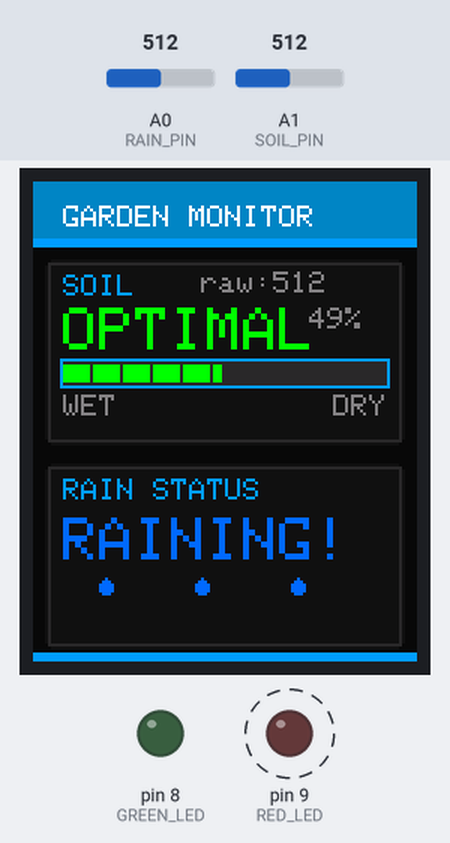
Bench run of a sketch on a simulated Arduino Uno, built with avr-gcc and run on an emulated ATmega328P. On the bench: 128×160 colour display, output pins drawn as LEDs (lit = HIGH). Dashed ring = blinking. The inputs (shaded band) are chosen by the test bench; at power-on: A1 (SOIL_PIN) = 512, A0 (RAIN_PIN) = 512. Pins used as bus, display or sensor lines are not drawn; what the sketch prints to the serial monitor is not drawn.

Above: at 3.1 s.
3.2 s: A1 (SOIL_PIN) set to 586
At 5.9 s:
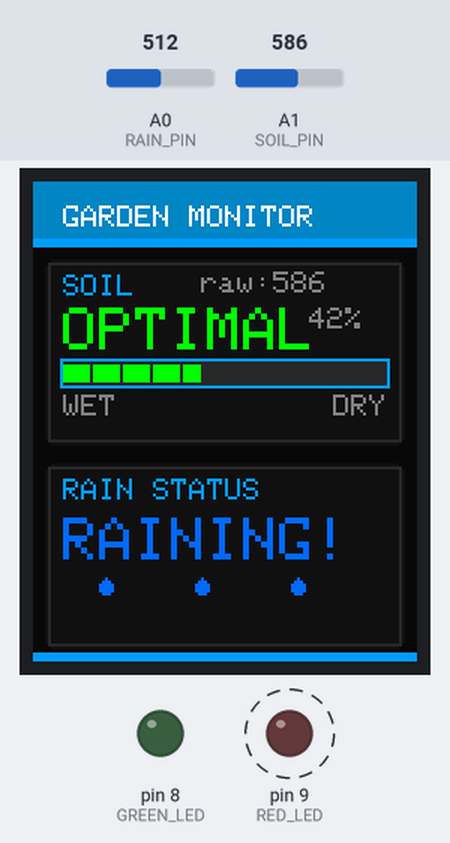
6.4 s: A1 (SOIL_PIN) set to 611
At 10.0 s:
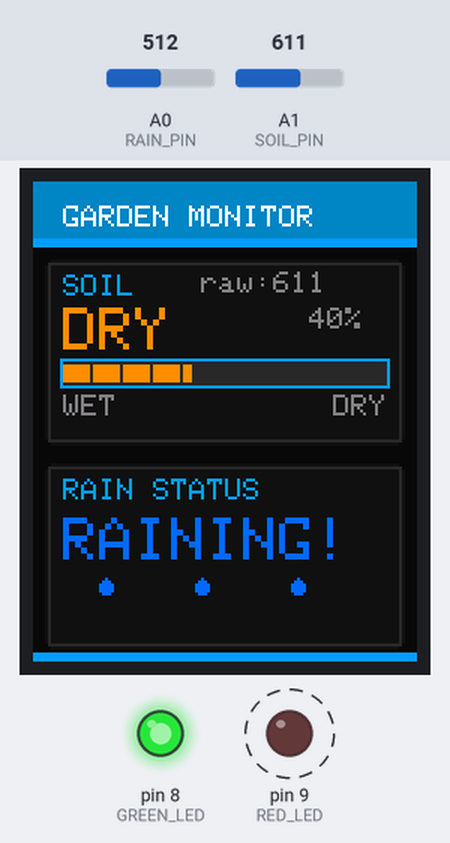
10.7 s: A0 (RAIN_PIN) set to 108
13.3 s: A0 (RAIN_PIN) set to 93
At 15.8 s:
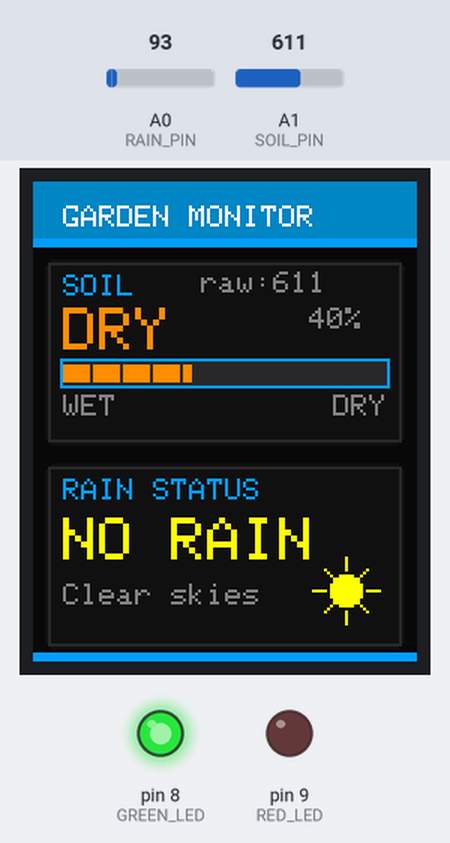
16.1 s: A1 (SOIL_PIN) set to 511
At 17.8 s:
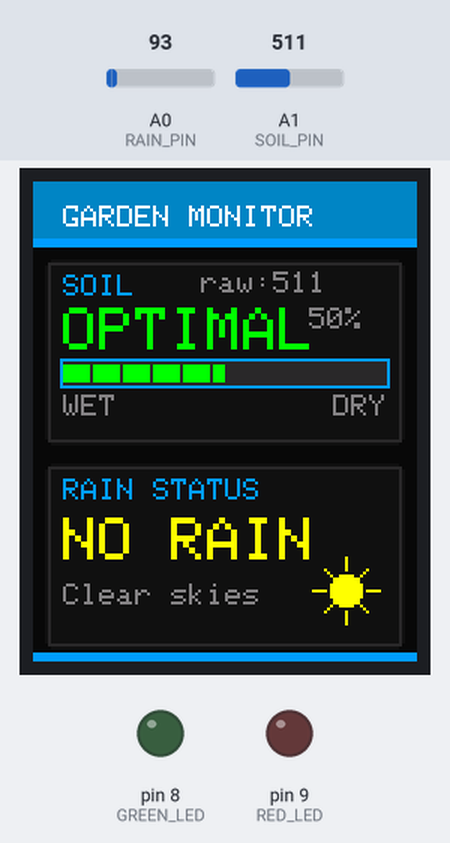
18.1 s: A1 (SOIL_PIN) set to 311
At 19.1 s:
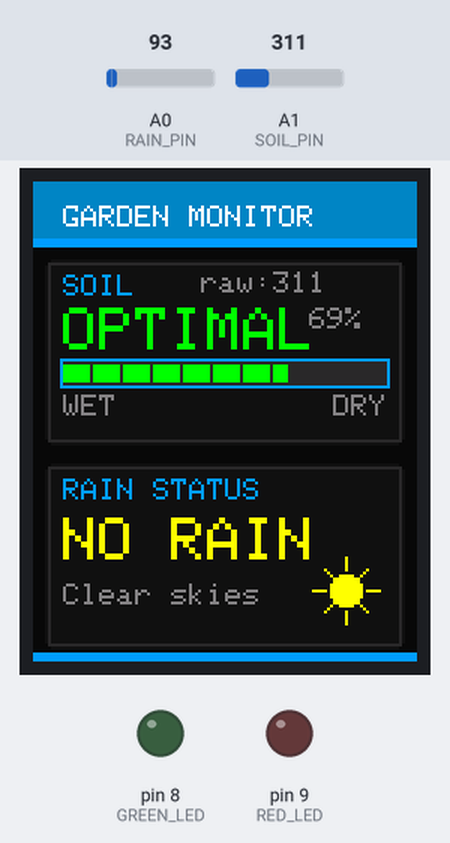
20.1 s: A1 (SOIL_PIN) set to 282
At 21.4 s:
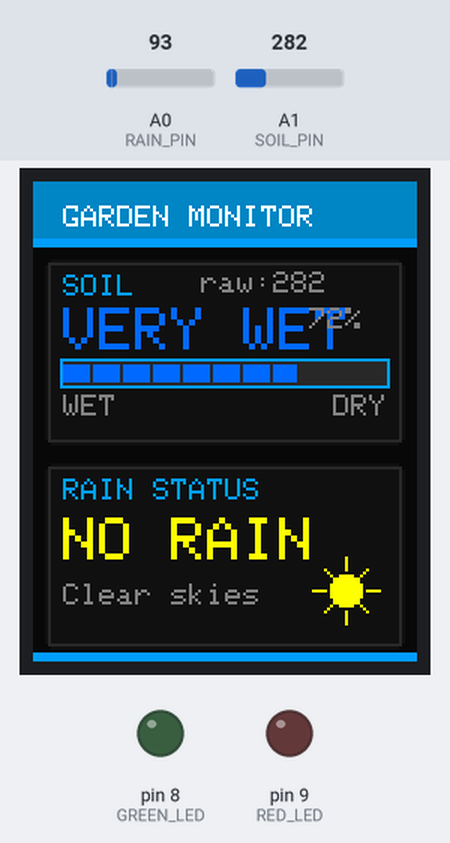
Timing chart, 0 to 23.1 s (numbered marks = the images above; inputs shaded):
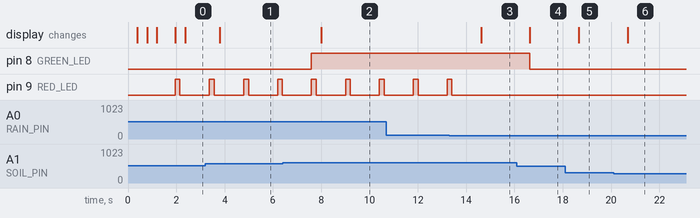

The sketch:

blp_sys_4.ino
```cpp
#include <Adafruit_GFX.h>      // includes the graphics library for drawing shapes and text
#include <Adafruit_ST7735.h>   // includes the library for the ST7735 TFT display
#include <SPI.h>               // includes the SPI library for communication with the display
#include <math.h>              // includes the math library for cos/sin functions used in drawing the sun

// --- Pin Definitions ---
#define RAIN_PIN      A0       // rain sensor is connected to analog pin A0
#define SOIL_PIN      A1       // soil moisture sensor is connected to analog pin A1
#define GREEN_LED     8        // green LED is connected to digital pin 8
#define RED_LED       9        // red LED is connected to digital pin 9
#define TFT_CS        10       // TFT chip select pin is connected to digital pin 10
#define TFT_DC        7        // TFT data/command pin is connected to digital pin 7
#define TFT_RST       6        // TFT reset pin is connected to digital pin 6

// --- Thresholds ---
#define RAIN_THRESHOLD  100    // if rain sensor reads above 100 it is considered raining
#define SOIL_DRY        600    // if soil sensor reads above 600 the soil is considered dry
#define SOIL_WET        300    // if soil sensor reads below 300 the soil is considered very wet

// ST7735 are 128x160
#define SCREEN_W 128           // screen width is 128 pixels
#define SCREEN_H 160           // screen height is 160 pixels

// --- Dark mode colors ---
#define D_BG          0x0841   // dark mode background color
#define D_CARD        0x1082   // dark mode card background color
#define D_HEADER      0x0438   // dark mode header color
#define D_ACCENT      0x04FF   // dark mode accent/highlight color
#define D_SUBTEXT     0x8410   // dark mode subtext color
#define D_BORDER      0x2945   // dark mode border color

// --- Light mode colors ---
#define L_BG          0xEF7D   // light mode background color
#define L_CARD        0xFFFF   // light mode card background color (white)
#define L_HEADER      0x2C9F   // light mode header color
#define L_ACCENT      0x035F   // light mode accent/highlight color
#define L_SUBTEXT     0x6B4D   // light mode subtext color
#define L_BORDER      0xC618   // light mode border color

// --- Status colors ---
#define COLOR_GREEN     0x07E0 // green color used for optimal soil status
#define COLOR_BLUE      0x035F // blue color used for very wet soil and rain
#define COLOR_ORANGE    0xFC60 // orange color used for dry soil status
#define COLOR_YELLOW    0xFFE0 // yellow color used for no rain/sun icon

Adafruit_ST7735 tft = Adafruit_ST7735(TFT_CS, TFT_DC, TFT_RST); // creates the TFT display object using the defined pins

int  prevSoilValue = -1;   // stores the previous soil value to avoid unnecessary screen redraws
bool prevRaining   = false; // stores the previous rain state to avoid unnecessary screen redraws
bool firstDraw     = true;  // tracks if this is the first time drawing so everything draws on startup
bool lightMode     = false; // stores whether light mode is on or off, false means dark mode is default

uint16_t C(uint16_t dark, uint16_t light) { // helper function that returns dark or light color depending on current mode
  return lightMode ? light : dark;           // if lightMode is true return light color, otherwise return dark color
}

// --- Draw rounded card ---
void drawCard(int x, int y, int w, int h, uint16_t color) {
  tft.fillRect(x + 2, y,     w - 4, h,     color); // draws the main body of the card slightly inset horizontally to create rounded effect
  tft.fillRect(x,     y + 2, w,     h - 4, color); // draws the main body of the card slightly inset vertically to create rounded effect
  tft.drawRect(x + 1, y + 1, w - 2, h - 2, C(D_BORDER, L_BORDER)); // draws a border around the card
}

// --- Draw segmented moisture bar ---
void drawBar(int x, int y, int w, int h, float pct, uint16_t fillColor) {
  tft.fillRect(x, y, w, h, C(D_BORDER, L_BORDER));  // fills the entire bar background with border color
  int filled = (int)(pct * w);                        // calculates how many pixels to fill based on the percentage
  for (int i = 0; i < filled; i++) {                 // loops through each pixel that should be filled
    if (i % 10 != 9) tft.drawFastVLine(x + i, y + 1, h - 2, fillColor); // draws a vertical line for each pixel except every 10th one creating a segmented look
  }
  tft.drawRect(x - 1, y - 1, w + 2, h + 2, C(D_ACCENT, L_ACCENT)); // draws an accent border around the outside of the bar
}

// --- Draw raindrop ---
void drawRaindrop(int x, int y, uint16_t color) {
  tft.fillCircle(x, y + 3, 2, color);       // draws the round bottom part of the raindrop
  tft.drawLine(x, y, x - 1, y + 2, color);  // draws the left side of the pointed top of the raindrop
  tft.drawLine(x, y, x + 1, y + 2, color);  // draws the right side of the pointed top of the raindrop
}

// --- Draw sun ---
void drawSun(int cx, int cy, uint16_t color) {
  tft.fillCircle(cx, cy, 5, color);                  // draws the main circle of the sun
  for (int a = 0; a < 8; a++) {                      // loops 8 times to draw 8 rays around the sun
    float angle = a * 3.14159f / 4.0f;               // calculates the angle for each ray evenly spaced at 45 degrees apart
    int x1 = cx + (int)(7  * cos(angle));             // calculates the starting x position of the ray
    int y1 = cy + (int)(7  * sin(angle));             // calculates the starting y position of the ray
    int x2 = cx + (int)(11 * cos(angle));             // calculates the ending x position of the ray
    int y2 = cy + (int)(11 * sin(angle));             // calculates the ending y position of the ray
    tft.drawLine(x1, y1, x2, y2, color);             // draws the ray line from start to end position
  }
}

// --- Soil label + color ---
void getSoilStatus(int val, char* label, uint16_t &color) {
  if (val > SOIL_DRY) {           // if soil value is above 600 (dry threshold)
    strcpy(label, "DRY");         // sets the label text to DRY
    color = COLOR_ORANGE;         // sets the color to orange for dry status
  } else if (val < SOIL_WET) {   // if soil value is below 300 (wet threshold)
    strcpy(label, "VERY WET");   // sets the label text to VERY WET
    color = COLOR_BLUE;           // sets the color to blue for very wet status
  } else {                        // if soil value is between 300 and 600 (optimal range)
    strcpy(label, "OPTIMAL");    // sets the label text to OPTIMAL
    color = COLOR_GREEN;          // sets the color to green for optimal status
  }
}

// --- Draw static shell ---
void drawShell() {
  tft.fillScreen(C(D_BG, L_BG)); // fills the entire screen with the background color

  // Header
  tft.fillRect(0, 0, SCREEN_W, 22, C(D_HEADER, L_HEADER));      // draws the header bar at the top of the screen
  tft.fillRect(0, 19, SCREEN_W, 3, C(D_ACCENT, L_ACCENT));      // draws a thin accent line below the header
  tft.setTextSize(1);                                             // sets text size to 1 (smallest)
  tft.setTextColor(0xFFFF);                                       // sets text color to white
  tft.setCursor(10, 8);                                           // positions the cursor for the header text
  tft.print("GARDEN MONITOR");                                    // prints the header title

  // Soil card
  drawCard(4, 26, 120, 62, C(D_CARD, L_CARD));  // draws the soil card background
  tft.setTextSize(1);                             // sets text size to 1
  tft.setTextColor(C(D_ACCENT, L_ACCENT));        // sets text color to accent color
  tft.setCursor(10, 31);                          // positions cursor for soil label
  tft.print("SOIL");                              // prints the soil card title

  // Rain card
  drawCard(4, 94, 120, 62, C(D_CARD, L_CARD));  // draws the rain card background
  tft.setCursor(10, 99);                          // positions cursor for rain label
  tft.print("RAIN STATUS");                       // prints the rain card title

  // Footer
  tft.fillRect(0, 157, SCREEN_W, 3, C(D_ACCENT, L_ACCENT)); // draws a thin accent line at the bottom of the screen
}

void updateDisplay(int soilValue, bool raining) {

  // ── SOIL CARD ──
  if (soilValue != prevSoilValue || firstDraw) { // only redraws soil card if value changed or it is the first draw
    char label[10];         // creates a character array to store the soil status label text
    uint16_t statusColor;   // creates a variable to store the soil status color
    getSoilStatus(soilValue, label, statusColor); // calls the function to get the correct label and color based on soil value

    tft.fillRect(6, 40, 116, 44, C(D_CARD, L_CARD)); // clears the soil card content area before redrawing

    // Big status label
    tft.setTextSize(2);              // sets text size to 2 (larger)
    tft.setTextColor(statusColor);   // sets text color to the status color (orange, blue or green)
    tft.setCursor(10, 42);           // positions cursor for the status label
    tft.print(label);                // prints the status label (DRY, VERY WET or OPTIMAL)

    // Pct top right
    int pctVal = (int)((1.0f - soilValue / 1023.0f) * 100); // calculates moisture percentage (inverted because 0 is wet and 1023 is dry)
    tft.setTextSize(1);                       // sets text size back to 1
    tft.setTextColor(C(D_SUBTEXT, L_SUBTEXT)); // sets text color to subtext color
    tft.setCursor(92, 42);                    // positions cursor for percentage display in top right of card
    tft.print(pctVal);                        // prints the moisture percentage number
    tft.print("%");                           // prints the percentage symbol

    // Segmented bar
    float pct = 1.0f - (soilValue / 1023.0f); // calculates the fill percentage for the bar (inverted)
    drawBar(10, 60, 108, 8, pct, statusColor); // draws the segmented moisture bar with the correct fill and color

    // Wet/Dry labels under bar
    tft.setTextSize(1);                        // sets text size to 1
    tft.setTextColor(C(D_SUBTEXT, L_SUBTEXT)); // sets text color to subtext color
    tft.setCursor(10, 71);                     // positions cursor for WET label on the left
    tft.print("WET");                          // prints WET label on the left side of the bar
    tft.setCursor(100, 71);                    // positions cursor for DRY label on the right
    tft.print("DRY");                          // prints DRY label on the right side of the bar

    // Raw value
    tft.fillRect(54, 29, 46, 9, C(D_CARD, L_CARD)); // clears the area where raw value is displayed before redrawing
    tft.setCursor(56, 30);                           // positions cursor for raw value display
    tft.setTextColor(C(D_SUBTEXT, L_SUBTEXT));       // sets text color to subtext color
    tft.print("raw:");                               // prints the raw label
    tft.print(soilValue);                            // prints the actual raw sensor value
  }

  // ── RAIN CARD ──
  if (raining != prevRaining || firstDraw) { // only redraws rain card if rain state changed or it is the first draw
    tft.fillRect(6, 108, 116, 46, C(D_CARD, L_CARD)); // clears the rain card content area before redrawing

    if (raining) {                          // if it is currently raining
      tft.setTextSize(2);                   // sets text size to 2
      tft.setTextColor(COLOR_BLUE);         // sets text color to blue for rain
      tft.setCursor(10, 112);               // positions cursor for raining text
      tft.print("RAINING!");                // prints RAINING! on the display

      // Three raindrops
      drawRaindrop(24, 132, COLOR_BLUE);    // draws first raindrop icon
      drawRaindrop(56, 132, COLOR_BLUE);    // draws second raindrop icon
      drawRaindrop(88, 132, COLOR_BLUE);    // draws third raindrop icon

    } else {                                                        // if it is not raining
      tft.setTextSize(2);                                           // sets text size to 2
      tft.setTextColor(lightMode ? 0xFCC0 : COLOR_YELLOW);         // sets text color to darker yellow in light mode or bright yellow in dark mode
      tft.setCursor(10, 112);                                       // positions cursor for no rain text
      tft.print("NO RAIN");                                         // prints NO RAIN on the display

      // Sun
      drawSun(104, 136, lightMode ? 0xFCC0 : COLOR_YELLOW);        // draws sun icon in the bottom right of the rain card

      tft.setTextSize(1);                        // sets text size to 1
      tft.setTextColor(C(D_SUBTEXT, L_SUBTEXT)); // sets text color to subtext color
      tft.setCursor(10, 134);                    // positions cursor for clear skies text
      tft.print("Clear skies");                  // prints Clear skies below the NO RAIN text
    }
  }

  prevSoilValue = soilValue; // saves current soil value as previous for next loop comparison
  prevRaining   = raining;   // saves current rain state as previous for next loop comparison
  firstDraw     = false;     // sets firstDraw to false so full redraws no longer happen every loop
}

void setup() {
  Serial.begin(9600);              // starts serial monitor at 9600 baud for debugging
  pinMode(GREEN_LED, OUTPUT);      // sets green LED pin as output
  pinMode(RED_LED, OUTPUT);        // sets red LED pin as output

  // Force hardware reset before init
  pinMode(TFT_RST, OUTPUT);        // sets TFT reset pin as output
  digitalWrite(TFT_RST, HIGH);     // sets reset pin high first
  delay(10);                       // waits 10 milliseconds
  digitalWrite(TFT_RST, LOW);      // pulls reset pin low to trigger reset
  delay(50);                       // waits 50 milliseconds for reset to complete
  digitalWrite(TFT_RST, HIGH);     // brings reset pin back high to end reset
  delay(150);                      // waits 150 milliseconds for display to fully initialize

  tft.initR(INITR_BLACKTAB);       // initializes the TFT display with black tab settings
  tft.setRotation(0);              // sets display rotation to 0 (portrait mode)
  tft.fillScreen(C(D_BG, L_BG));  // fills screen with background color

  // Loading screen
  tft.fillRect(0, 0, SCREEN_W, 22, C(D_HEADER, L_HEADER));  // draws header bar on loading screen
  tft.fillRect(0, 19, SCREEN_W, 3, C(D_ACCENT, L_ACCENT));  // draws accent line below header on loading screen
  tft.setTextSize(1);                                         // sets text size to 1
  tft.setTextColor(0xFFFF);                                   // sets text color to white
  tft.setCursor(10, 8);                                       // positions cursor for title
  tft.print("GARDEN MONITOR");                                // prints title on loading screen

  tft.setTextSize(2);                          // sets text size to 2
  tft.setTextColor(C(D_ACCENT, L_ACCENT));     // sets text color to accent color
  tft.setCursor(22, 85);                       // positions cursor for loading text
  tft.print("LOADING");                        // prints LOADING text in the middle of the screen

  // Animated dots
  for (int d = 0; d < 3; d++) {                               // loops 3 times to draw 3 animated loading dots
    tft.fillCircle(44 + d * 16, 110, 3, C(D_ACCENT, L_ACCENT)); // draws each dot spaced 16 pixels apart
    delay(400);                                                // waits 400 milliseconds between each dot appearing
  }
  delay(300);   // waits an extra 300 milliseconds after all dots appear before moving on

  drawShell();  // draws the main static UI shell after loading is complete
}

void loop() {
  int rainValue = analogRead(RAIN_PIN);  // 0 is soaked, 1023 is dry // reads the rain sensor value from analog pin A0
  int soilValue = analogRead(SOIL_PIN);  // 0 is wet, 1023 is dry    // reads the soil moisture sensor value from analog pin A1

  Serial.print("Rain: "); Serial.print(rainValue);       // prints rain sensor value to serial monitor
  Serial.print(" | Soil: "); Serial.println(soilValue);  // prints soil sensor value to serial monitor on a new line

  bool raining = rainValue > RAIN_THRESHOLD; // sets raining to true if rain sensor reads above 100 otherwise false

  // --- Green LED lights when soil is dry ---
  digitalWrite(GREEN_LED, (soilValue > SOIL_DRY) ? HIGH : LOW); // turns green LED on if soil is dry (above 600) otherwise turns it off

  // --- Red LED is flashing when it raining ---
  if (raining) {               // if it is currently raining
    digitalWrite(RED_LED, HIGH); // turns red LED on
    delay(200);                  // waits 200 milliseconds
    digitalWrite(RED_LED, LOW);  // turns red LED off
    delay(200);                  // waits 200 milliseconds creating a flashing effect
  } else {                       // if it is not raining
    digitalWrite(RED_LED, LOW);  // keeps red LED off
  }

  updateDisplay(soilValue, raining); // calls the function to update the TFT display with latest sensor readings

  delay(1000); // refresh every a second // waits 1 second before reading sensors again
}
```

Measured:
- the behaviour switches between 600 and 601 on A1 (SOIL_PIN) (found by bisection; images 1 and 2)
- the behaviour switches between 101 and 100 on A0 (RAIN_PIN) (found by bisection; images 2 and 3)
- the behaviour switches between 300 and 299 on A1 (SOIL_PIN) (found by bisection; images 5 and 6)
- after the input at 3.2 s, the display: changes after 0.59 s (image 1)
- after the input at 6.4 s, pin 8 (GREEN_LED): LOW → HIGH after 1.2 s; the display: changes after 1.6 s (image 2)
- after the input at 13.3 s, pin 9 (RED_LED): goes on until 13.4 s, then stays LOW; the display: changes after 1.3 s (image 3)
- after the input at 16.1 s, pin 8 (GREEN_LED): HIGH → LOW after 0.52 s; the display: changes after 0.54 s (image 4)
- after the input at 18.1 s, the display: changes after 0.56 s (image 5)
- after the input at 20.1 s, the display: changes after 0.58 s (image 6)
